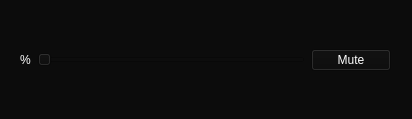
<?xml version="1.0" encoding="UTF-8"?>
<ui version="4.0">
 <class>MainWindow</class>
 <widget class="QMainWindow" name="MainWindow">
  <property name="windowModality">
   <enum>Qt::WindowModality::ApplicationModal</enum>
  </property>
  <property name="geometry">
   <rect>
    <x>0</x>
    <y>0</y>
    <width>412</width>
    <height>119</height>
   </rect>
  </property>
  <property name="sizePolicy">
   <sizepolicy hsizetype="Fixed" vsizetype="Fixed">
    <horstretch>2</horstretch>
    <verstretch>0</verstretch>
   </sizepolicy>
  </property>
  <property name="minimumSize">
   <size>
    <width>412</width>
    <height>119</height>
   </size>
  </property>
  <property name="maximumSize">
   <size>
    <width>412</width>
    <height>160</height>
   </size>
  </property>
  <property name="palette">
   <palette>
    <active>
     <colorrole role="WindowText">
      <brush brushstyle="SolidPattern">
       <color alpha="255">
        <red>255</red>
        <green>255</green>
        <blue>255</blue>
       </color>
      </brush>
     </colorrole>
     <colorrole role="Button">
      <brush brushstyle="SolidPattern">
       <color alpha="255">
        <red>12</red>
        <green>12</green>
        <blue>12</blue>
       </color>
      </brush>
     </colorrole>
     <colorrole role="Light">
      <brush brushstyle="SolidPattern">
       <color alpha="255">
        <red>18</red>
        <green>18</green>
        <blue>18</blue>
       </color>
      </brush>
     </colorrole>
     <colorrole role="Midlight">
      <brush brushstyle="SolidPattern">
       <color alpha="255">
        <red>15</red>
        <green>15</green>
        <blue>15</blue>
       </color>
      </brush>
     </colorrole>
     <colorrole role="Dark">
      <brush brushstyle="SolidPattern">
       <color alpha="255">
        <red>6</red>
        <green>6</green>
        <blue>6</blue>
       </color>
      </brush>
     </colorrole>
     <colorrole role="Mid">
      <brush brushstyle="SolidPattern">
       <color alpha="255">
        <red>8</red>
        <green>8</green>
        <blue>8</blue>
       </color>
      </brush>
     </colorrole>
     <colorrole role="Text">
      <brush brushstyle="SolidPattern">
       <color alpha="255">
        <red>255</red>
        <green>255</green>
        <blue>255</blue>
       </color>
      </brush>
     </colorrole>
     <colorrole role="BrightText">
      <brush brushstyle="SolidPattern">
       <color alpha="255">
        <red>255</red>
        <green>255</green>
        <blue>255</blue>
       </color>
      </brush>
     </colorrole>
     <colorrole role="ButtonText">
      <brush brushstyle="SolidPattern">
       <color alpha="255">
        <red>255</red>
        <green>255</green>
        <blue>255</blue>
       </color>
      </brush>
     </colorrole>
     <colorrole role="Base">
      <brush brushstyle="SolidPattern">
       <color alpha="255">
        <red>0</red>
        <green>0</green>
        <blue>0</blue>
       </color>
      </brush>
     </colorrole>
     <colorrole role="Window">
      <brush brushstyle="SolidPattern">
       <color alpha="255">
        <red>12</red>
        <green>12</green>
        <blue>12</blue>
       </color>
      </brush>
     </colorrole>
     <colorrole role="Shadow">
      <brush brushstyle="SolidPattern">
       <color alpha="255">
        <red>0</red>
        <green>0</green>
        <blue>0</blue>
       </color>
      </brush>
     </colorrole>
     <colorrole role="AlternateBase">
      <brush brushstyle="SolidPattern">
       <color alpha="255">
        <red>6</red>
        <green>6</green>
        <blue>6</blue>
       </color>
      </brush>
     </colorrole>
     <colorrole role="ToolTipBase">
      <brush brushstyle="SolidPattern">
       <color alpha="255">
        <red>255</red>
        <green>255</green>
        <blue>220</blue>
       </color>
      </brush>
     </colorrole>
     <colorrole role="ToolTipText">
      <brush brushstyle="SolidPattern">
       <color alpha="255">
        <red>0</red>
        <green>0</green>
        <blue>0</blue>
       </color>
      </brush>
     </colorrole>
     <colorrole role="PlaceholderText">
      <brush brushstyle="SolidPattern">
       <color alpha="127">
        <red>255</red>
        <green>255</green>
        <blue>255</blue>
       </color>
      </brush>
     </colorrole>
     <colorrole role="Accent">
      <brush brushstyle="SolidPattern">
       <color alpha="255">
        <red>0</red>
        <green>0</green>
        <blue>0</blue>
       </color>
      </brush>
     </colorrole>
    </active>
    <inactive>
     <colorrole role="WindowText">
      <brush brushstyle="SolidPattern">
       <color alpha="255">
        <red>255</red>
        <green>255</green>
        <blue>255</blue>
       </color>
      </brush>
     </colorrole>
     <colorrole role="Button">
      <brush brushstyle="SolidPattern">
       <color alpha="255">
        <red>12</red>
        <green>12</green>
        <blue>12</blue>
       </color>
      </brush>
     </colorrole>
     <colorrole role="Light">
      <brush brushstyle="SolidPattern">
       <color alpha="255">
        <red>18</red>
        <green>18</green>
        <blue>18</blue>
       </color>
      </brush>
     </colorrole>
     <colorrole role="Midlight">
      <brush brushstyle="SolidPattern">
       <color alpha="255">
        <red>15</red>
        <green>15</green>
        <blue>15</blue>
       </color>
      </brush>
     </colorrole>
     <colorrole role="Dark">
      <brush brushstyle="SolidPattern">
       <color alpha="255">
        <red>6</red>
        <green>6</green>
        <blue>6</blue>
       </color>
      </brush>
     </colorrole>
     <colorrole role="Mid">
      <brush brushstyle="SolidPattern">
       <color alpha="255">
        <red>8</red>
        <green>8</green>
        <blue>8</blue>
       </color>
      </brush>
     </colorrole>
     <colorrole role="Text">
      <brush brushstyle="SolidPattern">
       <color alpha="255">
        <red>255</red>
        <green>255</green>
        <blue>255</blue>
       </color>
      </brush>
     </colorrole>
     <colorrole role="BrightText">
      <brush brushstyle="SolidPattern">
       <color alpha="255">
        <red>255</red>
        <green>255</green>
        <blue>255</blue>
       </color>
      </brush>
     </colorrole>
     <colorrole role="ButtonText">
      <brush brushstyle="SolidPattern">
       <color alpha="255">
        <red>255</red>
        <green>255</green>
        <blue>255</blue>
       </color>
      </brush>
     </colorrole>
     <colorrole role="Base">
      <brush brushstyle="SolidPattern">
       <color alpha="255">
        <red>0</red>
        <green>0</green>
        <blue>0</blue>
       </color>
      </brush>
     </colorrole>
     <colorrole role="Window">
      <brush brushstyle="SolidPattern">
       <color alpha="255">
        <red>12</red>
        <green>12</green>
        <blue>12</blue>
       </color>
      </brush>
     </colorrole>
     <colorrole role="Shadow">
      <brush brushstyle="SolidPattern">
       <color alpha="255">
        <red>0</red>
        <green>0</green>
        <blue>0</blue>
       </color>
      </brush>
     </colorrole>
     <colorrole role="AlternateBase">
      <brush brushstyle="SolidPattern">
       <color alpha="255">
        <red>6</red>
        <green>6</green>
        <blue>6</blue>
       </color>
      </brush>
     </colorrole>
     <colorrole role="ToolTipBase">
      <brush brushstyle="SolidPattern">
       <color alpha="255">
        <red>255</red>
        <green>255</green>
        <blue>220</blue>
       </color>
      </brush>
     </colorrole>
     <colorrole role="ToolTipText">
      <brush brushstyle="SolidPattern">
       <color alpha="255">
        <red>0</red>
        <green>0</green>
        <blue>0</blue>
       </color>
      </brush>
     </colorrole>
     <colorrole role="PlaceholderText">
      <brush brushstyle="SolidPattern">
       <color alpha="127">
        <red>255</red>
        <green>255</green>
        <blue>255</blue>
       </color>
      </brush>
     </colorrole>
     <colorrole role="Accent">
      <brush brushstyle="SolidPattern">
       <color alpha="255">
        <red>0</red>
        <green>0</green>
        <blue>0</blue>
       </color>
      </brush>
     </colorrole>
    </inactive>
    <disabled>
     <colorrole role="WindowText">
      <brush brushstyle="SolidPattern">
       <color alpha="255">
        <red>6</red>
        <green>6</green>
        <blue>6</blue>
       </color>
      </brush>
     </colorrole>
     <colorrole role="Button">
      <brush brushstyle="SolidPattern">
       <color alpha="255">
        <red>12</red>
        <green>12</green>
        <blue>12</blue>
       </color>
      </brush>
     </colorrole>
     <colorrole role="Light">
      <brush brushstyle="SolidPattern">
       <color alpha="255">
        <red>18</red>
        <green>18</green>
        <blue>18</blue>
       </color>
      </brush>
     </colorrole>
     <colorrole role="Midlight">
      <brush brushstyle="SolidPattern">
       <color alpha="255">
        <red>15</red>
        <green>15</green>
        <blue>15</blue>
       </color>
      </brush>
     </colorrole>
     <colorrole role="Dark">
      <brush brushstyle="SolidPattern">
       <color alpha="255">
        <red>6</red>
        <green>6</green>
        <blue>6</blue>
       </color>
      </brush>
     </colorrole>
     <colorrole role="Mid">
      <brush brushstyle="SolidPattern">
       <color alpha="255">
        <red>8</red>
        <green>8</green>
        <blue>8</blue>
       </color>
      </brush>
     </colorrole>
     <colorrole role="Text">
      <brush brushstyle="SolidPattern">
       <color alpha="255">
        <red>6</red>
        <green>6</green>
        <blue>6</blue>
       </color>
      </brush>
     </colorrole>
     <colorrole role="BrightText">
      <brush brushstyle="SolidPattern">
       <color alpha="255">
        <red>255</red>
        <green>255</green>
        <blue>255</blue>
       </color>
      </brush>
     </colorrole>
     <colorrole role="ButtonText">
      <brush brushstyle="SolidPattern">
       <color alpha="255">
        <red>6</red>
        <green>6</green>
        <blue>6</blue>
       </color>
      </brush>
     </colorrole>
     <colorrole role="Base">
      <brush brushstyle="SolidPattern">
       <color alpha="255">
        <red>12</red>
        <green>12</green>
        <blue>12</blue>
       </color>
      </brush>
     </colorrole>
     <colorrole role="Window">
      <brush brushstyle="SolidPattern">
       <color alpha="255">
        <red>12</red>
        <green>12</green>
        <blue>12</blue>
       </color>
      </brush>
     </colorrole>
     <colorrole role="Shadow">
      <brush brushstyle="SolidPattern">
       <color alpha="255">
        <red>0</red>
        <green>0</green>
        <blue>0</blue>
       </color>
      </brush>
     </colorrole>
     <colorrole role="AlternateBase">
      <brush brushstyle="SolidPattern">
       <color alpha="255">
        <red>12</red>
        <green>12</green>
        <blue>12</blue>
       </color>
      </brush>
     </colorrole>
     <colorrole role="ToolTipBase">
      <brush brushstyle="SolidPattern">
       <color alpha="255">
        <red>255</red>
        <green>255</green>
        <blue>220</blue>
       </color>
      </brush>
     </colorrole>
     <colorrole role="ToolTipText">
      <brush brushstyle="SolidPattern">
       <color alpha="255">
        <red>0</red>
        <green>0</green>
        <blue>0</blue>
       </color>
      </brush>
     </colorrole>
     <colorrole role="PlaceholderText">
      <brush brushstyle="SolidPattern">
       <color alpha="127">
        <red>6</red>
        <green>6</green>
        <blue>6</blue>
       </color>
      </brush>
     </colorrole>
     <colorrole role="Accent">
      <brush brushstyle="SolidPattern">
       <color alpha="255">
        <red>8</red>
        <green>8</green>
        <blue>8</blue>
       </color>
      </brush>
     </colorrole>
    </disabled>
   </palette>
  </property>
  <property name="windowTitle">
   <string>Volume</string>
  </property>
  <property name="autoFillBackground">
   <bool>false</bool>
  </property>
  <property name="documentMode">
   <bool>false</bool>
  </property>
  <widget class="QWidget" name="centralwidget">
   <widget class="QWidget" name="horizontalLayoutWidget_2">
    <property name="geometry">
     <rect>
      <x>20</x>
      <y>20</y>
      <width>371</width>
      <height>80</height>
     </rect>
    </property>
    <layout class="QHBoxLayout" name="horizontalLayout_2">
     <item>
      <layout class="QHBoxLayout" name="horizontalLayout">
       <item>
        <widget class="QLabel" name="label">
         <property name="text">
          <string>%</string>
         </property>
        </widget>
       </item>
       <item>
        <widget class="QSlider" name="horizontalSlider">
         <property name="orientation">
          <enum>Qt::Orientation::Horizontal</enum>
         </property>
        </widget>
       </item>
       <item>
        <widget class="QPushButton" name="pushButton">
         <property name="text">
          <string>Mute</string>
         </property>
        </widget>
       </item>
      </layout>
     </item>
    </layout>
   </widget>
  </widget>
 </widget>
 <resources/>
 <connections/>
</ui>
